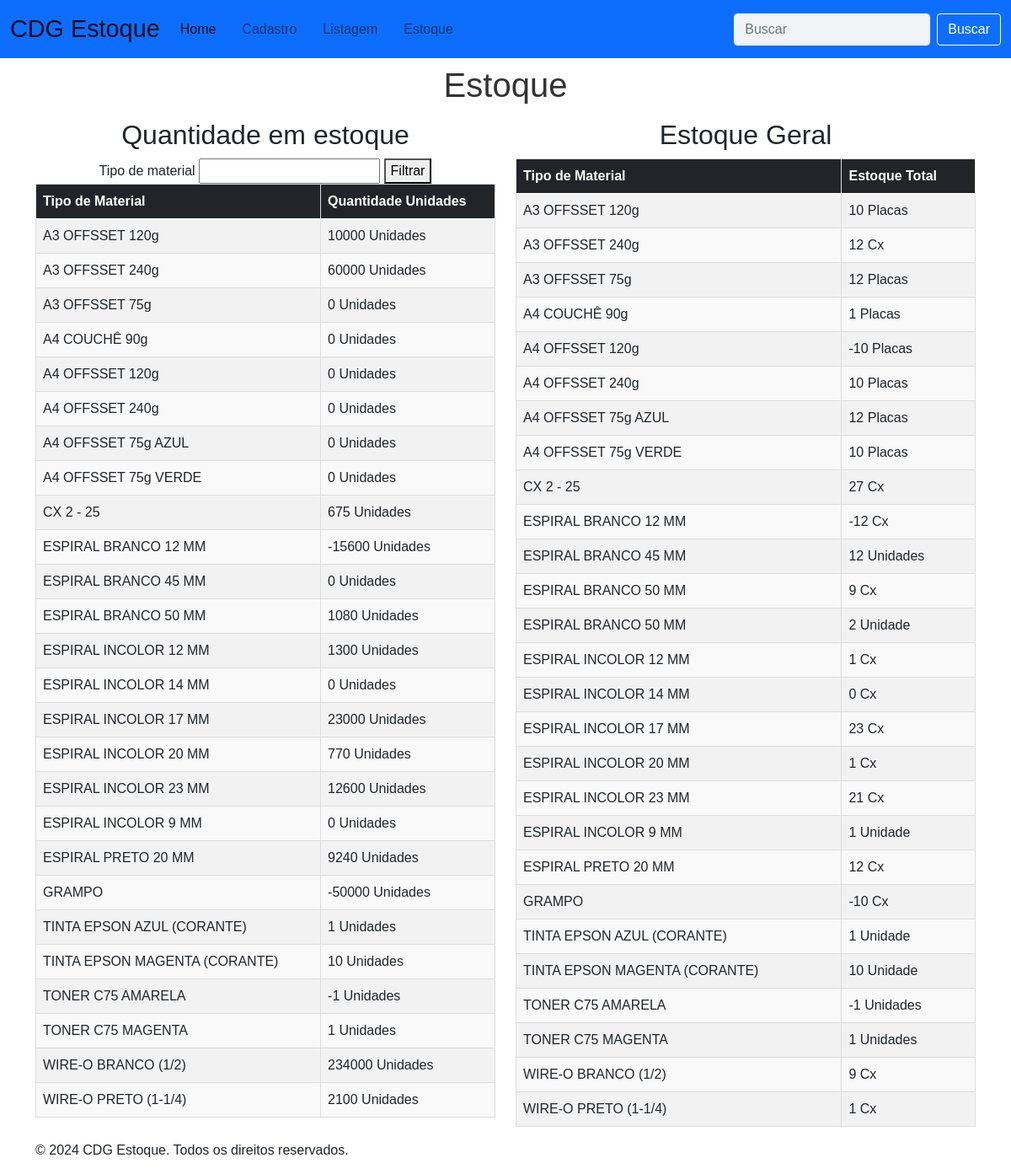
Page /estoque/ on the committed database.
### app/models.py (models this page shows, shortened)
class Estoque(models.Model):
    entrada_saida = models.CharField(max_length=50)
    data = models.DateField()
    qtde = models.IntegerField()
    tipo = models.CharField(max_length=100)
    formato = models.CharField(max_length=100)
    nome = models.CharField(max_length=150)
    tipo_de_material = models.CharField(max_length=100)
    formato_da_folha = models.CharField(max_length=100)
    folha = models.CharField(max_length=100)

### app/views.py (the view)
# urls.py: path('estoque/', estoque, name='estoque'),
def estoque(request):
    tipo_de_material = request.GET.get('tipo_de_material')
    print(tipo_de_material)
    estoque = Estoque.objects.all()
    data = {
        'entrada_saida': [f.entrada_saida for f in estoque],
        'data': [f.data for f in estoque],
        'qtde': [f.qtde for f in estoque],
        'tipo': [f.tipo for f in estoque],
        'formato': [f.formato for f in estoque],
        'nome': [f.nome for f in estoque],
        'tipo_de_material': [f.tipo_de_material for f in estoque],
        'formato_da_folha': [f.formato_da_folha for f in estoque],
        'folha': [f.folha for f in estoque],
    }
    df = pd.DataFrame(data)
    df['qtde'] = df['qtde'].apply(Decimal)
    df['qtde_placas_unidades'] = df.apply(calcular_qtde_placas, axis=1)
    df['qtde_folhas_caixa'] = df.apply(calcular_qtde_caixas, axis=1)
    df['qtde_bobinas'] = df.apply(calcular_qtde_bobinas, axis=1)
    df['qtde_bobinas_ensacamento'] = df.apply(calcular_qtde_bobinas_ensacamento, axis=1)
    df['qtde_contra_capa'] = df.apply(calcular_contra_capa, axis=1)
    df['qtde_granpeador'] = df.apply(calcular_granpeador, axis=1)
    df['qtde_grampos'] = df.apply(calcular_grampos, axis=1)
    df['qtde_folhas_caixa_2'] = df.apply(calcular_caixa_2, axis=1)
    df['qtde_tintas_toners'] = df.apply(calcular_tintas_toners, axis=1)
    df['qtde_Wireo'] = df.apply(calcular_Wireo, axis=1)
    df['qtde_espiral'] = df.apply(calcular_espiral, axis=1)
    df['qtde_final'] = df[['qtde_placas_unidades', 'qtde_folhas_caixa', 'qtde_bobinas',
                           'qtde_bobinas_ensacamento', 'qtde_contra_capa',
                           'qtde_granpeador', 'qtde_grampos', 'qtde_folhas_caixa_2',
                           'qtde_tintas_toners', 'qtde_Wireo', 'qtde_espiral']].sum(axis=1, skipna=True)
    estoque_total = calcular_estoque_total(df)
    estoque_total_geral = calcular_estoque_total_especifico(df)
    estoque_total_dict = estoque_total.to_dict()
    estoque_total_geral_dict = estoque_total_geral.to_dict(orient='records')
    if tipo_de_material:
        estoque_total_dict = [item for item in estoque_total_dict
                                     if tipo_de_material.lower() in item['tipo_de_material'].lower()]
    data['df'] = df.to_dict(orient='records')
    data['estoque_total'] = estoque_total_dict
    data['estoque_total_geral'] = estoque_total_geral_dict
    return render(request, 'estoque.html', {
        'df_geral': data['df'],
        'estoque_total': data['estoque_total'],
        'estoque_total_geral': data['estoque_total_geral']
    })

### app/views.py (called while the page is built)
def calcular_qtde_caixas(row):
    qtde = row['qtde']
    if row['tipo'] == 'Cx':
        if row['tipo_de_material'][:2] == 'A4':
            if row['tipo'] == 'Cx' and row['formato'] == 'Impressão':
                return qtde * 5000
        elif row['tipo_de_material'][:2] == 'A3':
            if row['tipo'] == 'Cx' and row['formato'] == 'Impressão':
                return qtde * 5000
        return 0
    return 0

def calcular_qtde_bobinas(row):
    qtde = row['qtde']
    if row['tipo_de_material'] in [
        'BOBINA DE LAMINAÇÃO BRILHO (MAIOR)',
        'BOBINA DE LAMINAÇÃO BRILHO (MENOR)',
        'BOBINA DE LAMINAÇÃO FOSCO',
        'BOBINA DE LAMINAÇÃO HOLOGRAFICA',
        'BOBINA PLASTICA (SHIRINK)'
    ]:
        return qtde
    return 0

def calcular_qtde_bobinas_ensacamento(row):
    qtde = row['qtde']
    if row['tipo_de_material'] == 'BOBINA PLASTICA A4 (ENSACAMENTO)':
        return qtde * 8
    elif row['tipo_de_material'] == 'BOBINA PLASTICA A3 (ENSACAMENTO)':
        return qtde * 6
    else:
        return 0

def calcular_contra_capa(row):
    qtde = row['qtde']
    if row['tipo']=='Cx':
        if row['tipo_de_material'] == 'CAPA PLASTICA INCOLOR':
            return qtde * 10 * 100
        if row['tipo_de_material'] == 'CONTRA CAPA PLASTICA AZUL':
            return qtde * 10 * 100
        if row['tipo_de_material'] == 'CONTRA CAPA PLASTICA PRETO':
            return qtde* 10 * 100
        return 0
    return 0

def calcular_granpeador(row):
    qtde = row['qtde']
    if row['tipo_de_material'] == 'GRAMPEADOR':
        return qtde
    else:
        return 0

def calcular_grampos(row):
    qtde = row['qtde']
    if row['tipo_de_material'] == 'GRAMPO':
        return qtde * 5000
    else:
        return 0

def calcular_caixa_2(row):
    qtde = row['qtde']
    tipo = row['tipo']
    if tipo == 'Cx':
        if row['tipo_de_material'] == 'CX 2 - 25':
            return row['qtde'] * 25
        elif row['tipo_de_material'] == 'CX 2 - 20':
            return row['qtde'] * 20
        else:
            return 0
    else:
        return 0

def calcular_estoque_total(df):
    entradas = df[df['entrada_saida'] == 'Entrada'].groupby('tipo_de_material')['qtde_final'].sum()
    saidas = df[df['entrada_saida'] == 'Saida'].groupby('tipo_de_material')['qtde_final'].sum()
    estoque_total = entradas.subtract(saidas, fill_value=0)
    return estoque_total

### app/templates/estoque.html (shortened to what this page needs)
<!DOCTYPE html>
<html lang="pt-br">
<head>
    <link href="https://cdn.jsdelivr.net/npm/bootstrap@5.0.2/dist/css/bootstrap.min.css" rel="stylesheet">
</head>
<body>
    <header class="text-center">
        <nav class="navbar navbar-expand-lg navbar-light bg-primary">
            <div class="container-fluid">
              <a class="navbar-brand" href="#">CDG Estoque</a>
              <div class="collapse navbar-collapse" id="navbarSupportedContent">
                <ul class="navbar-nav me-auto mb-2 mb-lg-0">
                  <li class="nav-item">
                    <a class="nav-link active" href="/">Home</a>
                  </li>
                  <li class="nav-item">
                    <a class="nav-link" href="/form">Cadastro</a>
                  </li>
                  <li class="nav-item">
                    <a class="nav-link" href="/home">Listagem</a>
                  </li>
                  <li class="nav-item">
                    <a class="nav-link" href="/estoque">Estoque</a>
                  </li>
                </ul>
                <form class="d-flex">
                  <input class="form-control me-2" type="search" placeholder="Buscar" aria-label="Buscar">
                  <button class="btn btn-outline-success" type="submit">Buscar</button>
                </form>
              </div>
            </div>
          </nav>
    </header>
    <div class="col-8 m-auto pt-2 pb-2 text-center">
        <h1>Estoque</h1>
    </div>
    <div class="container">
        <div class="row text-center">
            <div class="col">
                <h2>Quantidade em estoque</h2>
                <form action="{% url 'estoque' %}" method="get">
                    <label for="">Tipo de material</label>
                    <input type="text" id="tipo_de_material" name="tipo_de_material">
                    <button type="submit">Filtrar</button>
                </form>
                <table class="table table-striped table-hover">
                    <thead class="table-dark">
                        <tr>
                            <th>Tipo de Material</th>
                            <th>Quantidade Unidades</th>
                        </tr>
                    </thead>
                    <tbody>
                        {% if estoque_total %}
                            {% for tipo_material, quantidade in estoque_total.items %}
                            <tr>
                                <td>{{ tipo_material }}</td>
                                <td id="qtde">{{ quantidade|default:0 }} Unidades</td>
                            </tr>
                            {% endfor %}
                        {% else %}
                            <tr>
                                <td colspan="2" class="no-data">Nenhum dado disponível.</td>
                            </tr>
                        {% endif %}
                    </tbody>
                </table>
            </div>
            <div class="col">
                <h2>Estoque Geral</h2>
                <table class="table table-striped table-hover">
                    <thead class="table-dark">
                        <tr>
                            <th>Tipo de Material</th>
                            <th>Estoque Total</th>
                        </tr>
                    </thead>
                    <tbody>
                        {% for item in estoque_total_geral %}
                            <tr>
                                <td>{{ item.tipo_de_material }}</td>
                                <td>{{ item.estoque_total }} {{ item.tipo }}</td>
                            </tr>
                        {% endfor %}
                    </tbody>
                </table>
            </div>
        </div>
        <footer class="footer">
            <p>&copy; 2024 CDG Estoque. Todos os direitos reservados.</p>
        </footer>
    </div>
</body>
</html>

### app/templates/estoque.html (style rules this page uses)
body { font-family: Arial, sans-serif; }
h1 { color: #333; }
.navbar-nav .nav-item { margin-right: 15px; }
.navbar-brand { font-size: 1.8rem; }
.form-control { border: 1px solid #ffffff; background-color: #f1f3f4; color: #000; }
.btn-outline-success { color: #ffffff; border-color: #ffffff; }
table { width: 100%; border-collapse: collapse; margin-bottom: 20px; }
th, td { border: 1px solid #ddd; padding: 8px; text-align: left; }
th { background-color: #f2f2f2; }
tr:nth-child(even) { background-color: #f9f9f9; }

### rows in the picture
Estoque: estoque_total "A3 OFFSSET 120g", tipo_de_material "A3 OFFSSET 120g", tipo "Placas" "Placas" "Placas" "Placas" "Placas" "Placas" "Placas"
Estoque: estoque_total "A3 OFFSSET 240g", tipo_de_material "A3 OFFSSET 240g"
Estoque: estoque_total "A3 OFFSSET 75g", tipo_de_material "A3 OFFSSET 75g"
Estoque: estoque_total "A4 COUCHÊ 90g", tipo_de_material "A4 COUCHÊ 90g"
Estoque: estoque_total "A4 OFFSSET 120g", tipo_de_material "A4 OFFSSET 120g"
Estoque: estoque_total "A4 OFFSSET 240g", tipo_de_material "A4 OFFSSET 240g"
Estoque: estoque_total "A4 OFFSSET 75g AZUL", tipo_de_material "A4 OFFSSET 75g AZUL"
Estoque: estoque_total "A4 OFFSSET 75g VERDE", tipo_de_material "A4 OFFSSET 75g VERDE"
Estoque: estoque_total "CX 2 - 25", tipo_de_material "CX 2 - 25"
Estoque: estoque_total "ESPIRAL BRANCO 12 MM", tipo_de_material "ESPIRAL BRANCO 12 MM"
Estoque: estoque_total "ESPIRAL BRANCO 45 MM", tipo_de_material "ESPIRAL BRANCO 45 MM"
Estoque: estoque_total "ESPIRAL BRANCO 50 MM", tipo "Cx" "Cx" "Cx" "Cx" "Cx" "Cx" "Cx" "Cx" "Cx" "Cx" "Cx" "Cx" "Cx", tipo_de_material "ESPIRAL BRANCO 50 MM" "ESPIRAL BRANCO 50 MM"
Estoque: estoque_total "ESPIRAL INCOLOR 12 MM", tipo_de_material "ESPIRAL INCOLOR 12 MM"
Estoque: estoque_total "ESPIRAL INCOLOR 14 MM", tipo_de_material "ESPIRAL INCOLOR 14 MM"
Estoque: estoque_total "ESPIRAL INCOLOR 17 MM", tipo_de_material "ESPIRAL INCOLOR 17 MM"
Estoque: estoque_total "ESPIRAL INCOLOR 20 MM", tipo_de_material "ESPIRAL INCOLOR 20 MM"
Estoque: estoque_total "ESPIRAL INCOLOR 23 MM", tipo_de_material "ESPIRAL INCOLOR 23 MM"
Estoque: estoque_total "ESPIRAL INCOLOR 9 MM", tipo_de_material "ESPIRAL INCOLOR 9 MM"
Estoque: estoque_total "ESPIRAL PRETO 20 MM", tipo_de_material "ESPIRAL PRETO 20 MM"
Estoque: estoque_total "GRAMPO", tipo_de_material "GRAMPO"
Estoque: estoque_total "TINTA EPSON AZUL (CORANTE)", tipo_de_material "TINTA EPSON AZUL (CORANTE)"
Estoque: estoque_total "TINTA EPSON MAGENTA (CORANTE)", tipo "Unidade" "Unidade" "Unidade" "Unidade", tipo_de_material "TINTA EPSON MAGENTA (CORANTE)"
Estoque: estoque_total "TONER C75 AMARELA", tipo_de_material "TONER C75 AMARELA"
Estoque: estoque_total "TONER C75 MAGENTA", tipo "Unidades" "Unidades" "Unidades", tipo_de_material "TONER C75 MAGENTA"
Estoque: estoque_total "WIRE-O BRANCO (1/2)", tipo_de_material "WIRE-O BRANCO (1/2)"
Estoque: estoque_total "WIRE-O PRETO (1-1/4)", tipo_de_material "WIRE-O PRETO (1-1/4)"

### other values in the picture
{{ quantidade|default:0 }} "10000" "60000" "0" "0" "0" "0" "0" "0" "675" "-15600" "0" "1080" "1300" "0" "23000" "770" "12600" "0" "9240" "-50000" "1" "10" "-1" "1" "234000" "2100"
{{ item.estoque_total }} "10" "12" "12" "1" "-10" "10" "12" "10" "27" "-12" "12" "9" "2" "1" "0" "23" "1" "21" "1" "12" "-10" "1" "10" "-1" "1" "9" "1"
